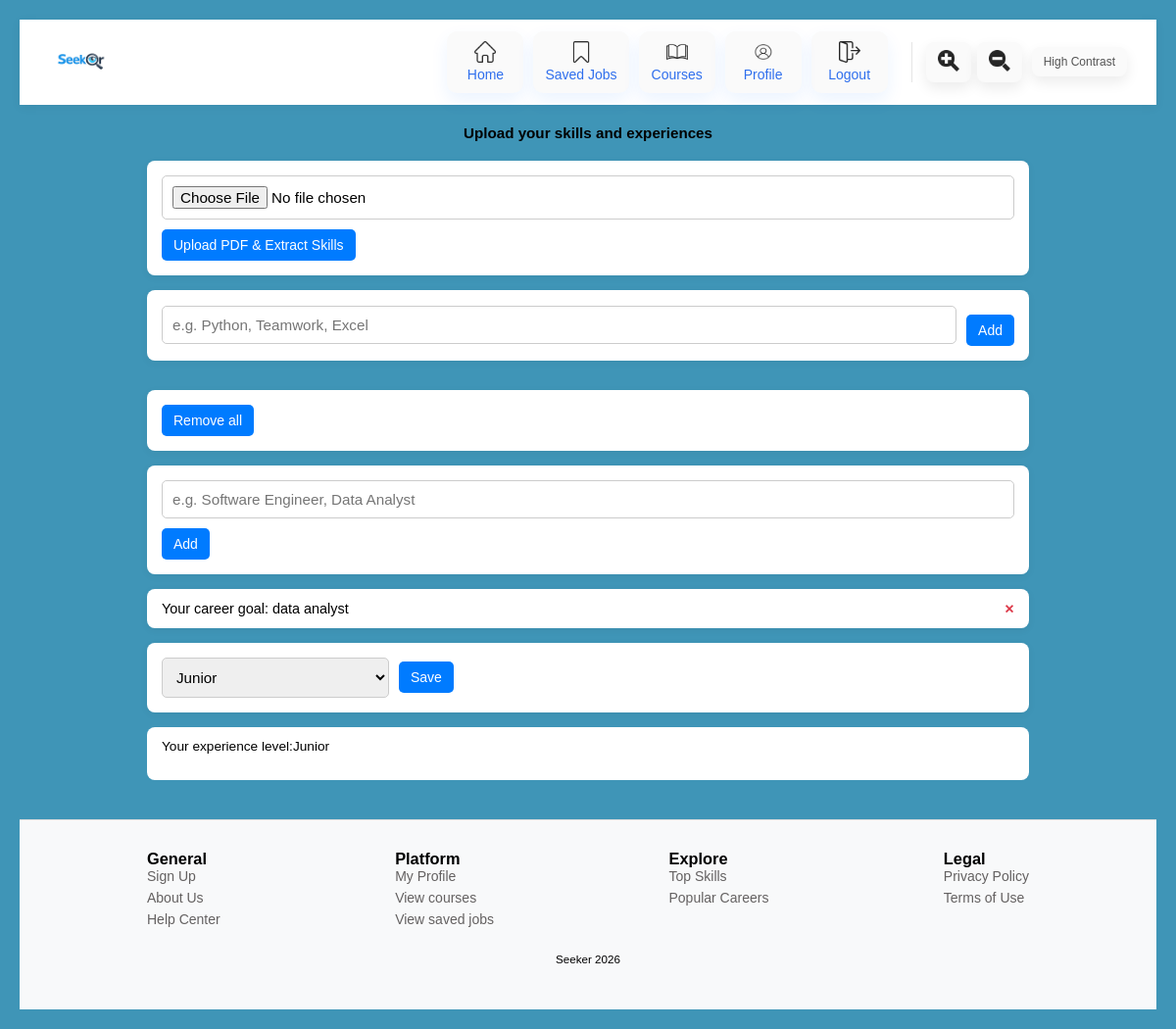
/upload_cv (signed in), run on the app's committed database.
### app.py (models this page shows, shortened)
class User(db.Model): #user table
    __tablename__="user"
    id = db.Column(db.Integer, primary_key=True)
    email = db.Column(db.String(120), unique=True, nullable=False)
    password = db.Column(db.String(200), nullable=False)
    name = db.Column(db.String(100))
    experience_level=db.Column(db.String(100))
    career_goal= db.Column(db.String(100))
    skills = db.relationship("UserSkill", backref="user", cascade="all, delete-orphan")

### app.py (the view, shortened to what this page needs)
@app.route('/upload_cv', methods=["GET", "POST"]) # upload cv, allows user to complete their profile
def upload_cv():
    user = get_logged_user()
    if not user:
        flash('Login first', 'error')
        return redirect(url_for('login_page'))
    return render_template("upload_cv.html", user=user)

### app.py (called while the page is built)
def get_logged_user():
    email = session.get("user")
    if not email:
        return None
    return User.query.filter_by(email=email).first()

### templates/upload_cv.html (shortened to what this page needs)
<!DOCTYPE html>
<html lang="en">
<head>
  <link rel="stylesheet" href="{{ url_for('static', filename='upload_cv.css') }}">
</head>
<body>
  {% include 'navbar.html' %}
<h1> Upload your skills and experiences</h1>
<form method="POST" action="{{ url_for('extract_skills_from_cv') }}" enctype="multipart/form-data">
  <input type="file" name="cv" accept="application/pdf" class="entrybox" required>
  <button type="submit" class="loged">Upload PDF & Extract Skills</button>
</form>
<form method="POST" action="{{ url_for('upload_cv') }}">
    <div class="skill-input">
      <input type="text" name="skills" class="entrybox"
             placeholder="e.g. Python, Teamwork, Excel" required>
      <button type="submit" class="loged">Add</button>
    </div>
  </form>
  <form method="POST" action="{{ url_for('upload_cv') }}" class="delete-all-form">
    <button type="submit" class="remove-all-btn">Remove all</button>
  </form>
  <form method="POST" action="{{ url_for('upload_cv') }}">
    <div class="career-goal-input">
        <input type="text" name="career_goal" class="entrybox"
               placeholder="e.g. Software Engineer, Data Analyst" required>
        <button type="submit" class="loged">Add</button>
      </div>
    </form>
    {% if user.career_goal %}
    <div class="goal-item">
      Your career goal: {{ user.career_goal }}
      <form method="POST" action="{{ url_for('upload_cv') }}" class="delete-form">
        <button type="submit" class="delete-btn">✕</button>
      </form>
    </div>
  {% else %}
    <p>No career goal added yet</p>
  {% endif %}
  <form method="POST" action="{{ url_for('upload_cv') }}">
    <div class="form-group">
      <select id="experience" name="experience" class="experience-dropdown">
        <option value="Junior" {% if user.experience_level == "Junior" %}selected{% endif %}>Junior</option>
      </select>
      <button type="submit" class="save-btn">Save</button>
    </div>
  </form>
  {% if not user.experience_level %}
  <div class = "experience-level">  <p>No experience level set</p></div>
  {%else%}
  <div class = "experience-level">  <p>Your experience level:{{user.experience_level}}</p></div>
  {%endif%}
  {%include 'footer.html'%}
</body>
</html>

### static/upload_cv.css (style rules this page uses)
* { margin: 0; padding: 0; box-sizing: border-box; }
body { font-family: Arial, Helvetica, sans-serif; background-color: #f4f6f9; padding: 20px; }
h1 { font-size: 0.95em; text-align: center; margin: 20px 0; }
form { max-width: 900px; margin: 0 auto 15px auto; background: white; padding: 15px; border-radius: 8px; box-shadow: 0 2px 8px rgba(0,0,0,0.05); }
.entrybox { width: 100%; padding: 10px; border: 1px solid #ccc; border-radius: 5px; font-size: 0.95em; }
.loged { margin-top: 10px; padding: 8px 12px; border: none; background-color: #007bff; color: white; border-radius: 5px; cursor: pointer; font-size: 0.875em; }
.skill-input, .goals-input, .form-group { display: flex; gap: 10px; align-items: center; flex-wrap: wrap; }
.skill-input .entrybox, .goals-input .entrybox { flex: 1; min-width: 250px; }
.delete-form { display: inline; margin: 0; padding: 0; background: none; box-shadow: none; }
.delete-btn { background: none; border: none; color: #dc3545; font-weight: bold; cursor: pointer; font-size: 0.875em; }
.goal-item { max-width: 900px; margin: 0 auto 15px auto; background: white; padding: 12px 15px; border-radius: 8px; box-shadow: 0 2px 8px rgba(0,0,0,0.05); display: flex; align-items: center; justify-content: space-between; gap: 10px; font-size: 0.9em; }
.experience-dropdown { padding: 10px; border: 1px solid #ccc; border-radius: 5px; min-width: 220px; font-size: 0.95em; }
.save-btn { padding: 8px 12px; border: none; background-color: #007bff; color: white; border-radius: 5px; cursor: pointer; font-size: 0.875em; }
p { max-width: 900px; margin: 0 auto 15px auto; color: #000; font-size: 0.95em; }
.remove-all-btn { background-color: #007bff; color: white; border: none; padding: 8px 12px; border-radius: 5px; cursor: pointer; font-size: 0.875em; }
.experience-level { max-width: 900px; margin: 0 auto 15px auto; background: white; padding: 12px 15px; border-radius: 8px; gap: 10px; font-size: 0.9em; }

### static/navbar.css (style rules this page uses)
* { box-sizing: border-box; }
body { margin: 0; font-family: Arial; background: rgb(63, 149, 183) }

### data on the page
User: career_goal "data analyst", experience "Junior", experience_level "Junior"
